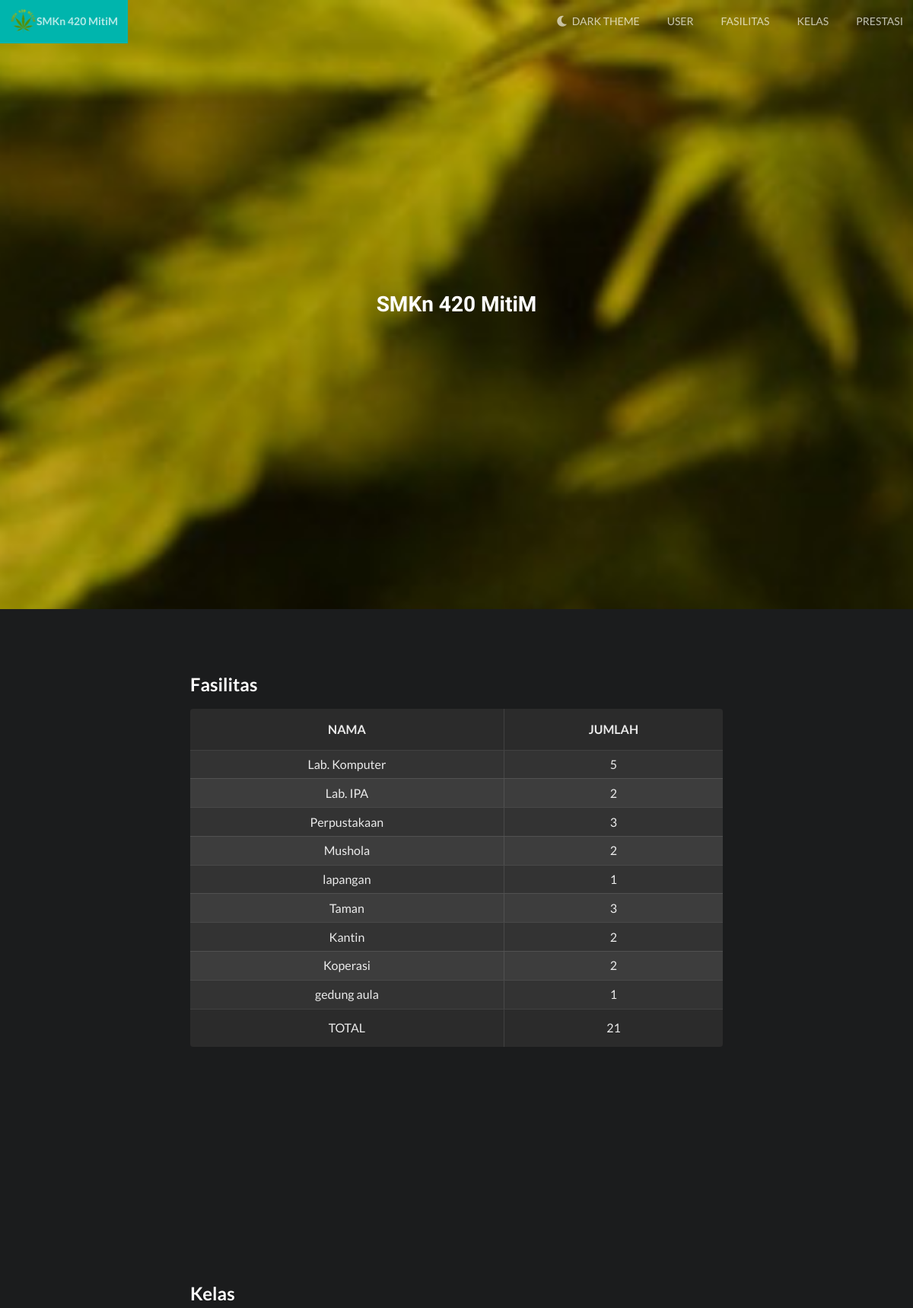
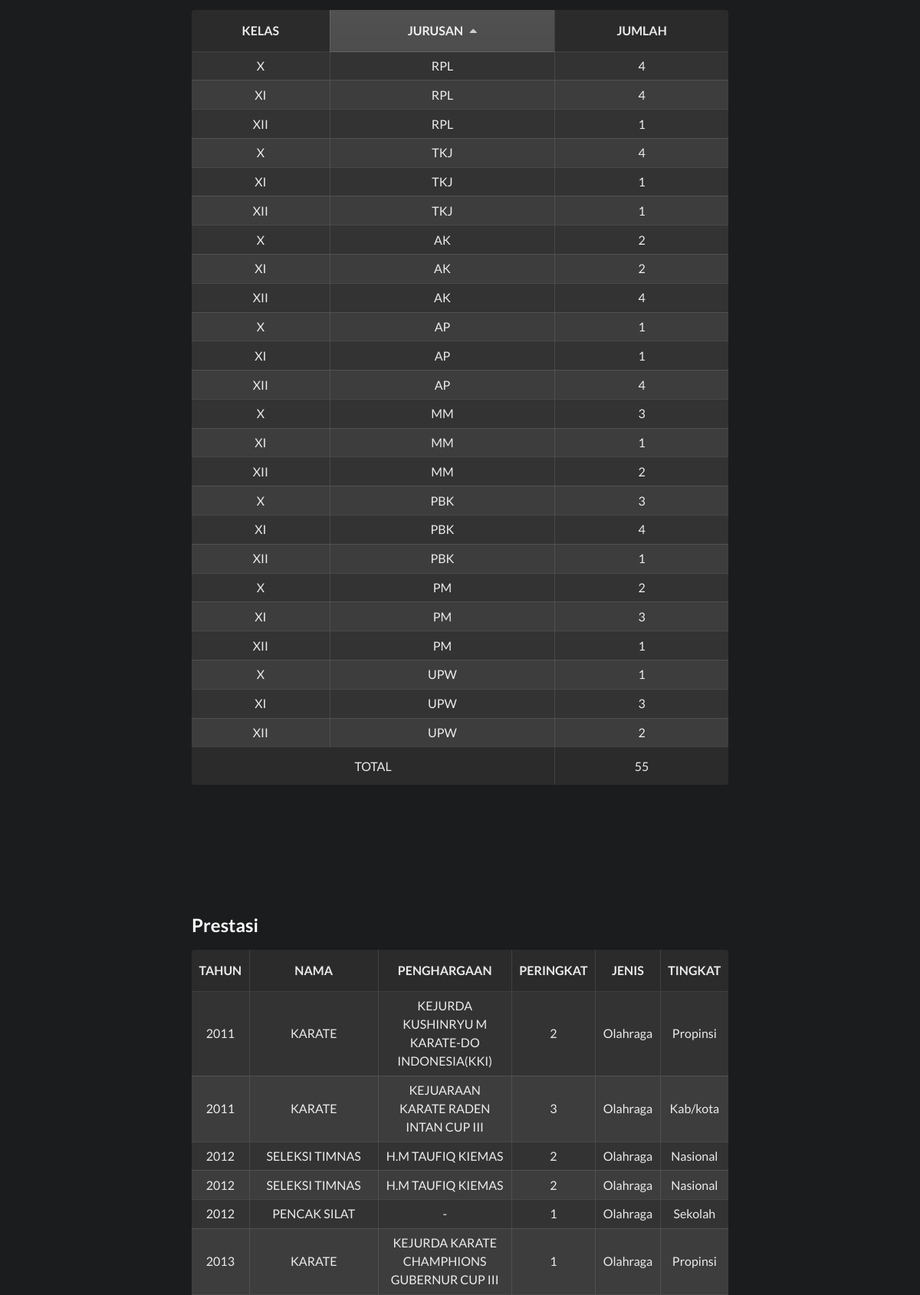
The page / (signed in, upper part) on the database its author committed (2 pictures, top to bottom).
### tables this page shows
CREATE TABLE `fasilities` (
	`id` int(1) NOT NULL PRIMARY KEY AUTO_INCREMENT,
	`name` varchar(20) NOT NULL,
	`description` text NOT NULL,
	`total` int(2) NOT NULL
);

CREATE TABLE `classes` (
	`id` int(1) NOT NULL PRIMARY KEY AUTO_INCREMENT,
	`class` char(3) NOT NULL,
	`major_id` int(2) NOT NULL,
	`total` int(2) NOT NULL,
	CONSTRAINT `major_id` FOREIGN KEY (`major_id`) REFERENCES `list_majors` (`id`)
);

CREATE TABLE `list_majors` (
	`id` int(2) NOT NULL PRIMARY KEY AUTO_INCREMENT,
	`short_name` char(5) NOT NULL,
	`long_name` varchar(32) NOT NULL
);

CREATE TABLE `achievements` (
	`id` int(3) NOT NULL PRIMARY KEY AUTO_INCREMENT,
	`year` year NOT NULL,
	`name` varchar(40) NOT NULL,
	`award` varchar(50) NOT NULL,
	`rank` int(1) NOT NULL,
	`type` char(20) NOT NULL,
	`level` char(20) NOT NULL
);

### src/index.php (the view, shortened to what this page needs)
<?php
require 'modules/connect.php';
$title = ['SMKN 420 Bumi Timur ( MitiM )', 'SMKn 420 MitiM'];
$menus = [$_SESSION['loged_in'] ? 'user' : 'login', 'fasilitas', 'kelas', 'prestasi'];
$achievements = $sql->query('SELECT * FROM `achievements`');
$classes = $sql->query('
SELECT
	`class`, `short_name`, `long_name`, `total`
FROM `classes`
JOIN `list_majors`
ON `classes`.`major_id` = `list_majors`.`id`;
');
$fasilities = $sql->query('SELECT * FROM `fasilities`');
?>
<!DOCTYPE html>
<html>
<head>
	<link rel="stylesheet" type="text/css" href="assets/css/semantic.min.css">
	<link rel="stylesheet" type="text/css" href="assets/css/light.css">
</head>
<body>
<div class="pusher">
	<div class="ui grid">
		<div class="computer only row">
			<div class="column">
				<div class="ui fixed secondary menu custom top">
					<a href="#home" class="header item">
						<img src="assets/images/logo.png">
						<?=$title[1]?>
					</a>
					<div class="ui secondary right menu list-menu">
						<a class="ui item theme-changer">
						</a>
<?php foreach($menus as $menu) { ?>
						<a href="#<?=$menu?>" class="item"><?=$menu?></a>
<?php } ?>
					</div>
				</div>
			</div>
		</div>
	</div>
	<div id="home">
		<h1><?=$title[1]?></h1>
	</div>
	<div class="ui inverted text container">
		<div id="fasilitas">
			<h2>fasilitas</h2>
			<table class="ui very compact celled striped unstackable selectable sortable center aligned table">
				<thead>
					<tr>
						<th>nama</th>
						<th>jumlah</th>
					</tr>
				</thead>
				<tbody>
<?php
$total = 0;
while($row = $fasilities->fetch()) {
	$total += intval($row[3]);
?>
					<tr>
						<td><span data-content="<?=$row[2]?>"><?=$row[1]?></span></td>
						<td><?=$row[3]?></td>
					</tr>
<?php } ?>
				</tbody>
				<tfoot>
					<tr>
						<th>Total</th>
						<th><?=$total?></th>
					</tr>
				</tfoot>
			</table>
		</div>
		<div id="kelas">
			<h2>kelas</h2>
			<table class="ui very compact celled striped unstackable selectable sortable center aligned table">
				<thead>
					<tr>
						<th>kelas</th>
						<th class="sorted ascending">jurusan</th>
						<th>jumlah</th>
					</tr>
				</thead>
				<tbody>
<?php
$total = 0;
while($row = $classes->fetch()) {
	$total += intval($row[3]);
?>
					<tr>
						<td><?=$row[0]?></td>
						<td><span data-content="<?=$row[2]?>"><?=$row[1]?></span></td>
						<td><?=$row[3]?></td>
					</tr>
<?php } ?>
				</tbody>
				<tfoot>
					<tr>
						<th colspan="2">Total</th>
						<th><?=$total?></th>
					</tr>
				</tfoot>
			</table>
		</div>
		<div id="prestasi">
			<h2>prestasi</h2>
			<table class="ui very compact celled striped selectable sortable center aligned table">
				<thead>
					<tr>
						<th>tahun</th>
						<th>nama</th>
						<th>penghargaan</th>
						<th>peringkat</th>
						<th>jenis</th>
						<th>tingkat</th>
					</tr>
				</thead>
				<tbody>
<?php while($row = $achievements->fetch()) { ?>
					<tr>
						<td><?=$row[1]?></td>
						<td><?=$row[2]?></td>
						<td><?=$row[3]?></td>
						<td><?=$row[4]?></td>
						<td><?=$row[5]?></td>
						<td><?=$row[6]?></td>
					</tr>
<?php } ?>
				</tbody>
			</table>
		</div>
	</div>
</div>
</body>
</html>

### src/assets/css/light.css (style rules this page uses)
html { scroll-behavior: smooth; }
.custom.top, .custom.top .right { background: transparent!important; }
.custom.top .item { color: white!important; }
.ui.sidebar .item, .ui.right .item, .ui.table thead th, .ui.table tfoot th { text-transform: uppercase; }
#home { background-image: url(../images/bg.jpg); background-repeat: no-repeat; background-position: center; background-attachment: fixed; background-size: cover; background-color: black; display: flex; justify-content: center; align-items: center; }
#home h1 { color: white; font-family: 'Lemonada', cursive; font-size: 2rem; }
#home, #fasilitas, #kelas, #prestasi { min-height: 100vh; padding: 6rem 0; }
#fasilitas h2, #kelas h2, #prestasi h2 { text-transform: capitalize; }

### src/assets/css/dark.css (style rules this page uses)
body { color: white; }
body.pushable>.pusher { background: #1b1c1d; }
.ui.menu .item:before { width: 0; }

### rows shown on the page
fasilities: name "Lab. Komputer", total "5"
fasilities: name "Lab. IPA", total "2"
fasilities: name "Perpustakaan", total "3"
fasilities: name "Mushola", total "2"
fasilities: name "lapangan", total "1"
fasilities: name "Taman", total "3"
fasilities: name "Kantin", total "2"
fasilities: name "Koperasi", total "2"
fasilities: name "gedung aula", total "1"
classes: class "X", major.short_name "RPL", total "4"
classes: class "XI", major.short_name "RPL", total "4"
classes: class "XII", major.short_name "RPL", total "1"
classes: class "X", major.short_name "TKJ", total "4"
classes: class "XI", major.short_name "TKJ", total "1"
classes: class "XII", major.short_name "TKJ", total "1"
classes: class "X", major.short_name "AK", total "2"
classes: class "XI", major.short_name "AK", total "2"
classes: class "XII", major.short_name "AK", total "4"
classes: class "X", major.short_name "AP", total "1"
classes: class "XI", major.short_name "AP", total "1"
classes: class "XII", major.short_name "AP", total "4"
classes: class "X", major.short_name "MM", total "3"
classes: class "XI", major.short_name "MM", total "1"
classes: class "XII", major.short_name "MM", total "2"
classes: class "X", major.short_name "PBK", total "3"
classes: class "XI", major.short_name "PBK", total "4"
classes: class "XII", major.short_name "PBK", total "1"
classes: class "X", major.short_name "PM", total "2"
classes: class "XI", major.short_name "PM", total "3"
classes: class "XII", major.short_name "PM", total "1"
classes: class "X", major.short_name "UPW", total "1"
classes: class "XI", major.short_name "UPW", total "3"
classes: class "XII", major.short_name "UPW", total "2"
achievements: year "2011", name "KARATE", award "KEJURDA KUSHINRYU M KARATE-DO INDONESIA(KKI)", rank "2", type "Olahraga", level "Propinsi"
achievements: year "2011", name "KARATE", award "KEJUARAAN KARATE RADEN INTAN CUP III", rank "3", type "Olahraga", level "Kab/kota"
achievements: year "2012", name "SELEKSI TIMNAS", award "H.M TAUFIQ KIEMAS", rank "2", type "Olahraga", level "Nasional"
achievements: year "2012", name "SELEKSI TIMNAS", award "H.M TAUFIQ KIEMAS", rank "2", type "Olahraga", level "Nasional"
achievements: year "2012", name "PENCAK SILAT", award "-", rank "1", type "Olahraga", level "Sekolah"
achievements: year "2013", name "KARATE", award "KEJURDA KARATE CHAMPHIONS GUBERNUR CUP III", rank "1", type "Olahraga", level "Propinsi"

### other values the page prints
$title[1] "SMKn 420 MitiM"
$menu "USER"
$menu "FASILITAS"
$menu "KELAS"
$menu "PRESTASI"
$total "21"
$total "55"
